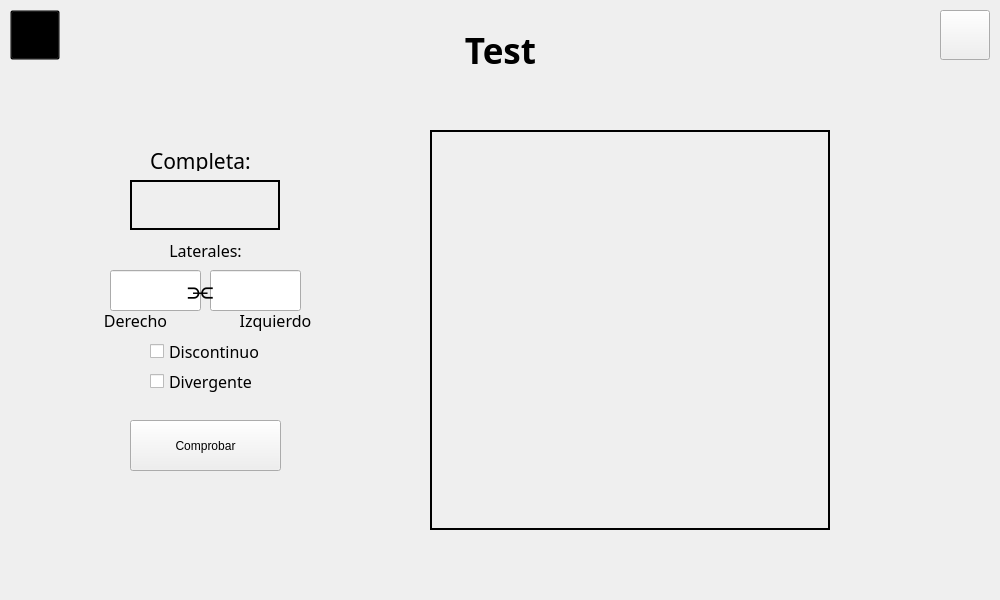
<?xml version="1.0" encoding="UTF-8"?>
<ui version="4.0">
 <class>module3test</class>
 <widget class="QWidget" name="module3test">
  <property name="geometry">
   <rect>
    <x>0</x>
    <y>0</y>
    <width>1000</width>
    <height>600</height>
   </rect>
  </property>
  <property name="windowTitle">
   <string>Form</string>
  </property>
  <widget class="QPushButton" name="backModuleS">
   <property name="geometry">
    <rect>
     <x>10</x>
     <y>10</y>
     <width>50</width>
     <height>50</height>
    </rect>
   </property>
   <property name="minimumSize">
    <size>
     <width>50</width>
     <height>50</height>
    </size>
   </property>
   <property name="maximumSize">
    <size>
     <width>60</width>
     <height>60</height>
    </size>
   </property>
   <property name="font">
    <font>
     <family>Segoe Print</family>
     <pointsize>16</pointsize>
    </font>
   </property>
   <property name="styleSheet">
    <string notr="true">#backModuleS{
image: url(:/buttons/buttons/left.png);
background: transparent;
}
#backModuleS:hover{
	image: url(:/buttons/buttons/leftH.png);
}
#backModuleS:pressed{
	image: url(:/buttons/buttons/leftP.png);
}</string>
   </property>
   <property name="text">
    <string/>
   </property>
  </widget>
  <widget class="QLabel" name="aviso">
   <property name="geometry">
    <rect>
     <x>760</x>
     <y>40</y>
     <width>221</width>
     <height>91</height>
    </rect>
   </property>
   <property name="styleSheet">
    <string notr="true">image: url(:/assets/aviso.png);</string>
   </property>
   <property name="text">
    <string/>
   </property>
  </widget>
  <widget class="QPushButton" name="nextPart">
   <property name="geometry">
    <rect>
     <x>940</x>
     <y>10</y>
     <width>50</width>
     <height>50</height>
    </rect>
   </property>
   <property name="sizePolicy">
    <sizepolicy hsizetype="Fixed" vsizetype="Fixed">
     <horstretch>0</horstretch>
     <verstretch>0</verstretch>
    </sizepolicy>
   </property>
   <property name="minimumSize">
    <size>
     <width>50</width>
     <height>50</height>
    </size>
   </property>
   <property name="maximumSize">
    <size>
     <width>60</width>
     <height>60</height>
    </size>
   </property>
   <property name="font">
    <font>
     <family>Segoe Print</family>
     <pointsize>12</pointsize>
    </font>
   </property>
   <property name="styleSheet">
    <string notr="true"/>
   </property>
   <property name="text">
    <string/>
   </property>
  </widget>
  <widget class="QLabel" name="funcion">
   <property name="geometry">
    <rect>
     <x>430</x>
     <y>130</y>
     <width>400</width>
     <height>400</height>
    </rect>
   </property>
   <property name="font">
    <font>
     <family>Sitka</family>
     <pointsize>26</pointsize>
    </font>
   </property>
   <property name="styleSheet">
    <string notr="true">border: 2px solid black;
</string>
   </property>
   <property name="text">
    <string/>
   </property>
   <property name="alignment">
    <set>Qt::AlignCenter</set>
   </property>
  </widget>
  <widget class="QLabel" name="label_2">
   <property name="geometry">
    <rect>
     <x>150</x>
     <y>150</y>
     <width>111</width>
     <height>21</height>
    </rect>
   </property>
   <property name="font">
    <font>
     <family>Sitka</family>
     <pointsize>16</pointsize>
    </font>
   </property>
   <property name="text">
    <string>Completa:</string>
   </property>
  </widget>
  <widget class="QLineEdit" name="LimRigt">
   <property name="geometry">
    <rect>
     <x>110</x>
     <y>270</y>
     <width>91</width>
     <height>41</height>
    </rect>
   </property>
   <property name="font">
    <font>
     <family>Sitka</family>
     <pointsize>14</pointsize>
    </font>
   </property>
   <property name="alignment">
    <set>Qt::AlignCenter</set>
   </property>
  </widget>
  <widget class="QLineEdit" name="LimLeft">
   <property name="geometry">
    <rect>
     <x>210</x>
     <y>270</y>
     <width>91</width>
     <height>41</height>
    </rect>
   </property>
   <property name="font">
    <font>
     <family>Sitka</family>
     <pointsize>14</pointsize>
    </font>
   </property>
   <property name="alignment">
    <set>Qt::AlignCenter</set>
   </property>
  </widget>
  <widget class="QLabel" name="label_6">
   <property name="geometry">
    <rect>
     <x>160</x>
     <y>240</y>
     <width>91</width>
     <height>21</height>
    </rect>
   </property>
   <property name="font">
    <font>
     <family>Sitka</family>
     <pointsize>12</pointsize>
    </font>
   </property>
   <property name="text">
    <string>Laterales:</string>
   </property>
   <property name="alignment">
    <set>Qt::AlignCenter</set>
   </property>
  </widget>
  <widget class="QLabel" name="label_8">
   <property name="geometry">
    <rect>
     <x>90</x>
     <y>310</y>
     <width>91</width>
     <height>21</height>
    </rect>
   </property>
   <property name="font">
    <font>
     <family>Sitka</family>
     <pointsize>12</pointsize>
    </font>
   </property>
   <property name="text">
    <string>Derecho</string>
   </property>
   <property name="alignment">
    <set>Qt::AlignCenter</set>
   </property>
  </widget>
  <widget class="QLabel" name="label_9">
   <property name="geometry">
    <rect>
     <x>230</x>
     <y>310</y>
     <width>91</width>
     <height>21</height>
    </rect>
   </property>
   <property name="font">
    <font>
     <family>Sitka</family>
     <pointsize>12</pointsize>
    </font>
   </property>
   <property name="text">
    <string>Izquierdo</string>
   </property>
   <property name="alignment">
    <set>Qt::AlignCenter</set>
   </property>
  </widget>
  <widget class="QPushButton" name="pushButton">
   <property name="geometry">
    <rect>
     <x>130</x>
     <y>420</y>
     <width>151</width>
     <height>51</height>
    </rect>
   </property>
   <property name="text">
    <string>Comprobar</string>
   </property>
  </widget>
  <widget class="QLabel" name="lim1">
   <property name="geometry">
    <rect>
     <x>130</x>
     <y>180</y>
     <width>150</width>
     <height>50</height>
    </rect>
   </property>
   <property name="styleSheet">
    <string notr="true">QLabel{
border: 2px solid black;
}</string>
   </property>
   <property name="text">
    <string/>
   </property>
  </widget>
  <widget class="QCheckBox" name="opc1">
   <property name="geometry">
    <rect>
     <x>150</x>
     <y>370</y>
     <width>121</width>
     <height>22</height>
    </rect>
   </property>
   <property name="font">
    <font>
     <family>Sitka</family>
     <pointsize>12</pointsize>
    </font>
   </property>
   <property name="text">
    <string>Divergente</string>
   </property>
   <property name="autoExclusive">
    <bool>false</bool>
   </property>
  </widget>
  <widget class="QLabel" name="titulo">
   <property name="geometry">
    <rect>
     <x>230</x>
     <y>20</y>
     <width>541</width>
     <height>61</height>
    </rect>
   </property>
   <property name="font">
    <font>
     <family>Sitka Small Semibold</family>
     <pointsize>26</pointsize>
     <bold>true</bold>
    </font>
   </property>
   <property name="text">
    <string>Test</string>
   </property>
   <property name="alignment">
    <set>Qt::AlignCenter</set>
   </property>
  </widget>
  <widget class="QCheckBox" name="opc0">
   <property name="geometry">
    <rect>
     <x>150</x>
     <y>340</y>
     <width>121</width>
     <height>22</height>
    </rect>
   </property>
   <property name="font">
    <font>
     <family>Sitka</family>
     <pointsize>12</pointsize>
    </font>
   </property>
   <property name="text">
    <string>Discontinuo</string>
   </property>
   <property name="checkable">
    <bool>true</bool>
   </property>
   <property name="autoExclusive">
    <bool>false</bool>
   </property>
  </widget>
  <widget class="QLabel" name="chain">
   <property name="geometry">
    <rect>
     <x>187</x>
     <y>280</y>
     <width>41</width>
     <height>20</height>
    </rect>
   </property>
   <property name="font">
    <font>
     <pointsize>22</pointsize>
    </font>
   </property>
   <property name="text">
    <string>⫘</string>
   </property>
  </widget>
 </widget>
 <resources/>
 <connections/>
</ui>
